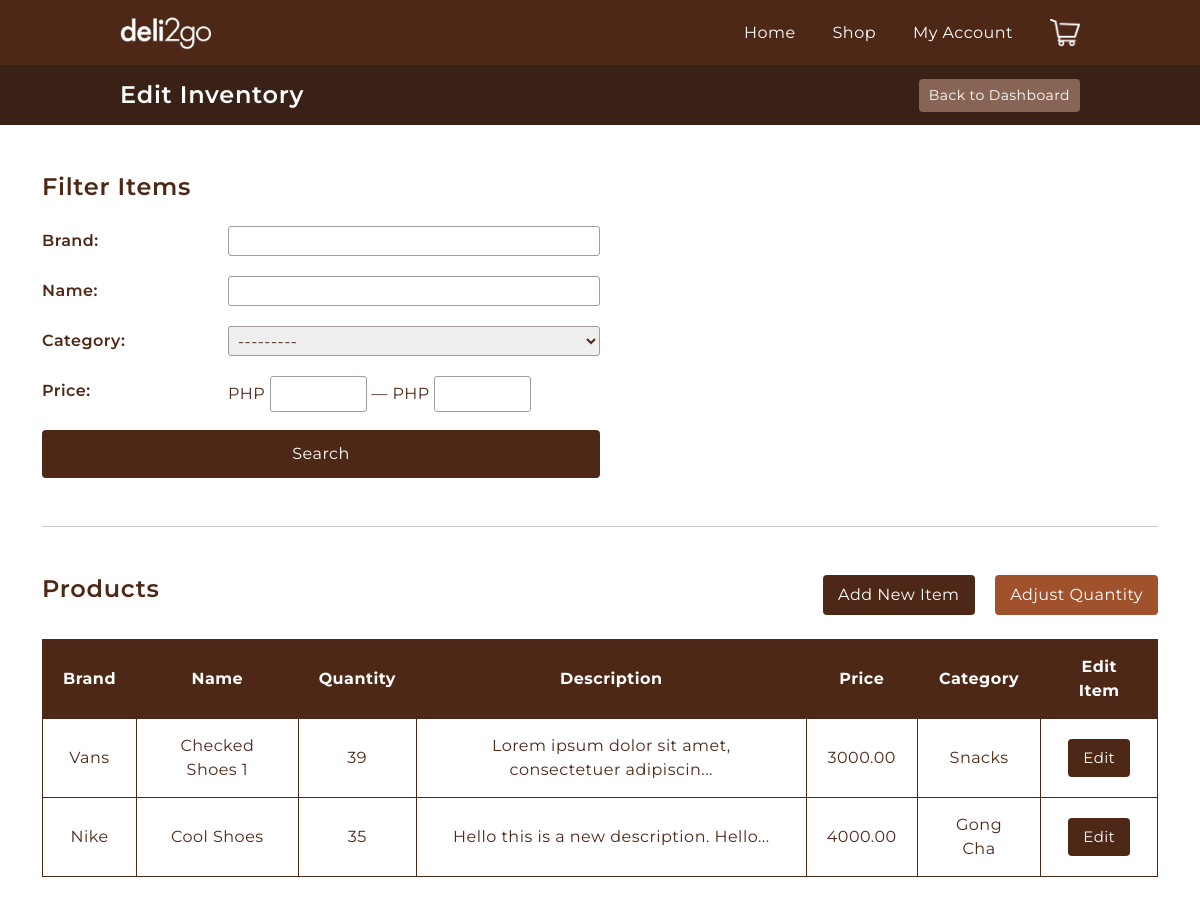
Page /cashier/edit-inventory/ (signed in) on the committed database.
### cashier/models.py (models this page shows, shortened)
class Item(models.Model):
    image = models.ImageField(null=True, blank=True)
    name = models.CharField(max_length=20)
    description = models.TextField(max_length=500, blank=True)
    brand = models.CharField(max_length=50)
    stock = models.PositiveIntegerField()
    price = models.DecimalField(max_digits=6, decimal_places=2)
    category = models.ForeignKey(Category, on_delete=models.SET_NULL, null=True, blank=True)
    @property
    def get_shortened_desc(self):
        return self.description[0:50]

class Category(models.Model):
    name = models.CharField(max_length=44)
    def __str__(self):
        return self.name

### cashier/views.py (the view)
# urls.py: path('edit-inventory/', views.edit_inventory, name="edit-inventory"),
def edit_inventory(request):
    items = Item.objects.all()
    item_filter = ItemFilter(request.GET, queryset=items)
    items = item_filter.qs
    context = {
        'items':items,
        'item_filter':item_filter
    }
    return render(request, 'cashier/edit_inventory.html', context)

### templates/cashier/edit_inventory.html
{% extends 'base.html' %} {% load static %}
{% block topbar %}
<h4>Edit Inventory</h4>
{% endblock topbar %}
{% block topbar-button %}
<a href="{% url 'cashier-dashboard' %}"><button>Back to Dashboard</button></a>
{% endblock topbar-button %}
{% block content %}
<main class="edit-inventory container mt-5">
    <section class="edit_inventory__filter w-50">
        <h4>Filter Items</h4>
        <form method="get" class="filter-form mt-4">
            <div class="filter-content">
                <h6 class="filter-label align-self-center">Brand:</h6>
                {{item_filter.form.brand}}
                <h6 class="filter-label align-self-center">Name:</h6>
                {{item_filter.form.name}}
                <h6 class="filter-label align-self-center">Category:</h6>
                {{item_filter.form.category}}
                <h6 class="filter-label align-self-center">Price:</h6>
                <span
                    >PHP {{item_filter.form.min_price}} — PHP
                    {{item_filter.form.max_price}}</span
                >
            </div>
            <button
                class="filter-submit bg-darkbrown b-0 mt-4 text-white w-100"
                type="submit"
            >
                Search
            </button>
        </form>
    </section>
    <hr class="mt-5">
    <section class="edit_inventory__items mt-5">
        <header class="edit_inventory__items-header d-flex justify-content-between">
            <h4>Products</h4>
            <div class="edit_inventory__buttons">
                <a href="{% url 'add-items' %}"><button class="bg-darkbrown">Add New Item</button></a>
                <a href="{% url 'add-items' %}"><button class="bg-sienna ms-3">Adjust Quantity</button></a>
            </div>
        </header>
        <table class="mt-4 text-center">
            <thead>
                <tr>
                    <th>Brand</th>
                    <th>Name</th>
                    <th>Quantity</th>
                    <th>Description</th>
                    <th>Price</th>
                    <th>Category</th>
                    <th>Edit Item</th>
                </tr>
            </thead>
            <tbody>
                {% for item in items %}
                <tr>
                    <td>{{item.brand}}</td>
                    <td>{{item.name}}</td>
                    <td>{{item.stock}}</td>
                    {% if item.description %}
                        <td class="text-left">{{item.get_shortened_desc}}...</td>
                        {% else %}
                        <td>No Description</td>
                    {% endif %}
                    <td>{{item.price}}</td>
                    <td>{{item.category}}</td>
                    <td><a href="{% url 'edit-items' item.id %}"><button class="bg-darkbrown">Edit</button></a></td>
                </tr>
                {% endfor %}
            </tbody>
        </table>
    </section>
</main>
{% endblock content %}

### static/css/styles.css (style rules this page uses)
:root { --darkbrown: #4e2817; --lightbrown: #886455; }
* { margin: 0; padding: 0; box-sizing: border-box !important; letter-spacing: 0.03em; }
html, body { overflow-x: hidden; }
body { font-family: 'Montserrat', sans-serif; font-weight: 400; color: var(--darkbrown); }
table { width: 100%; }
td, th, tr { border: 1px solid var(--darkbrown); padding: 15px 20px; }
th { background: var(--darkbrown); color: white; }
td button { font-size: 15px; }
h1, h2, h3, h4, h5, h6 { margin: 0 !important; font-weight: 600; }
a { text-decoration: none; color: inherit; }
input, textarea, select { border: 1px solid #a79a9a; color: var(--darkbrown); border-radius: 3px; font: inherit; }
button { border: none; border-radius: 4px; color: #ffffff; padding: 8px 15px; }
.bg-darkbrown { background: var(--darkbrown); }
.bg-sienna { background: sienna; }
.topbar-content button { background-color: var(--lightbrown); border: none; padding: 6px 10px; font: inherit; font-size: 14px; cursor: pointer; }
.filter-content { display: grid; grid-template-columns: repeat(3, 1fr); grid-auto-rows: 30px; row-gap: 20px; }
.filter-content input, .filter-content select { grid-column: 2/4; width: 100%; padding: 5px; }
.filter-form span { grid-column: 2/4; width: 100%; }
.filter-form span > input { width: 26%; padding: 5px; }
.filter-submit { padding: 12px; font: inherit; cursor: pointer; }
.edit-inventory { margin-bottom: 300px; }

### rows in the picture
Item: brand "Vans", name "Checked Shoes 1", stock "39", get_shortened_desc "Lorem ipsum dolor sit amet, consectetuer adipiscin", price "3000.00", category "Snacks"
Item: brand "Nike", name "Cool Shoes", stock "35", get_shortened_desc "Hello this is a new description. Hello", price "4000.00", category "Gong Cha"
